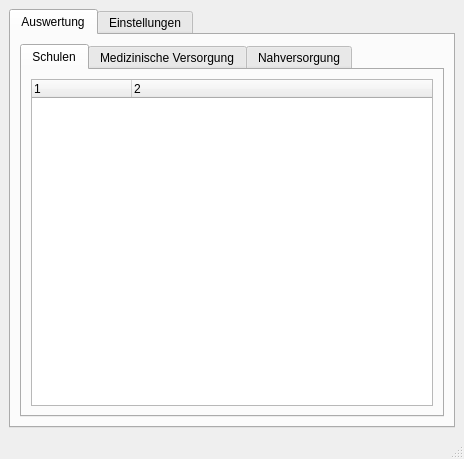
<?xml version="1.0" encoding="UTF-8"?>
<ui version="4.0">
 <class>MainWindow</class>
 <widget class="QMainWindow" name="MainWindow">
  <property name="geometry">
   <rect>
    <x>0</x>
    <y>0</y>
    <width>464</width>
    <height>459</height>
   </rect>
  </property>
  <property name="windowTitle">
   <string>MainWindow</string>
  </property>
  <widget class="QWidget" name="centralwidget">
   <layout class="QVBoxLayout" name="verticalLayout">
    <item>
     <widget class="QTabWidget" name="tabWidget_2">
      <property name="currentIndex">
       <number>0</number>
      </property>
      <widget class="QWidget" name="tab_4">
       <attribute name="title">
        <string>Auswertung</string>
       </attribute>
       <layout class="QVBoxLayout" name="verticalLayout_2">
        <item>
         <widget class="QTabWidget" name="tabWidget">
          <property name="currentIndex">
           <number>0</number>
          </property>
          <widget class="QWidget" name="tab">
           <attribute name="title">
            <string>Schulen</string>
           </attribute>
           <layout class="QGridLayout" name="gridLayout">
            <item row="1" column="0">
             <widget class="QTreeWidget" name="structure_tree">
              <property name="columnCount">
               <number>2</number>
              </property>
              <column>
               <property name="text">
                <string notr="true">1</string>
               </property>
              </column>
              <column>
               <property name="text">
                <string notr="true">2</string>
               </property>
              </column>
             </widget>
            </item>
           </layout>
          </widget>
          <widget class="QWidget" name="tab_3">
           <attribute name="title">
            <string>Medizinische Versorgung</string>
           </attribute>
           <layout class="QGridLayout" name="gridLayout_2">
            <item row="0" column="0">
             <widget class="QTreeWidget" name="structure_tree_2">
              <property name="columnCount">
               <number>2</number>
              </property>
              <column>
               <property name="text">
                <string notr="true">1</string>
               </property>
              </column>
              <column>
               <property name="text">
                <string notr="true">2</string>
               </property>
              </column>
             </widget>
            </item>
           </layout>
          </widget>
          <widget class="QWidget" name="tab_2">
           <attribute name="title">
            <string>Nahversorgung</string>
           </attribute>
           <layout class="QGridLayout" name="gridLayout_3">
            <item row="0" column="0">
             <widget class="QTreeWidget" name="structure_tree_3">
              <property name="columnCount">
               <number>2</number>
              </property>
              <column>
               <property name="text">
                <string notr="true">1</string>
               </property>
              </column>
              <column>
               <property name="text">
                <string notr="true">2</string>
               </property>
              </column>
             </widget>
            </item>
           </layout>
          </widget>
         </widget>
        </item>
       </layout>
      </widget>
      <widget class="QWidget" name="tab_5">
       <attribute name="title">
        <string>Einstellungen</string>
       </attribute>
       <layout class="QGridLayout" name="gridLayout_4">
        <item row="0" column="1">
         <spacer name="horizontalSpacer">
          <property name="orientation">
           <enum>Qt::Horizontal</enum>
          </property>
          <property name="sizeHint" stdset="0">
           <size>
            <width>40</width>
            <height>20</height>
           </size>
          </property>
         </spacer>
        </item>
        <item row="0" column="0">
         <widget class="QGroupBox" name="groupBox_5">
          <property name="title">
           <string>Datenbank</string>
          </property>
          <layout class="QGridLayout" name="gridLayout_5">
           <item row="6" column="4">
            <widget class="QLineEdit" name="port_edit"/>
           </item>
           <item row="0" column="0" colspan="2">
            <widget class="QLabel" name="label_6">
             <property name="text">
              <string>Username</string>
             </property>
            </widget>
           </item>
           <item row="5" column="0" colspan="2">
            <widget class="QLabel" name="label_7">
             <property name="text">
              <string>Host</string>
             </property>
            </widget>
           </item>
           <item row="6" column="0" colspan="4">
            <widget class="QLineEdit" name="host_edit"/>
           </item>
           <item row="0" column="4">
            <widget class="QLabel" name="label_10">
             <property name="text">
              <string>Passwort</string>
             </property>
            </widget>
           </item>
           <item row="9" column="0" colspan="3">
            <widget class="QLineEdit" name="srid_edit"/>
           </item>
           <item row="1" column="0" colspan="4">
            <widget class="QLineEdit" name="user_edit"/>
           </item>
           <item row="5" column="4">
            <widget class="QLabel" name="label_11">
             <property name="text">
              <string>Port</string>
             </property>
            </widget>
           </item>
           <item row="8" column="0" colspan="3">
            <widget class="QLabel" name="label_12">
             <property name="text">
              <string>Projektion (SRID)</string>
             </property>
            </widget>
           </item>
           <item row="9" column="3">
            <spacer name="horizontalSpacer_4">
             <property name="orientation">
              <enum>Qt::Horizontal</enum>
             </property>
             <property name="sizeHint" stdset="0">
              <size>
               <width>40</width>
               <height>20</height>
              </size>
             </property>
            </spacer>
           </item>
           <item row="1" column="4">
            <widget class="QLineEdit" name="pass_edit"/>
           </item>
           <item row="3" column="0" colspan="4">
            <widget class="QLabel" name="label_13">
             <property name="text">
              <string>Datenbank</string>
             </property>
            </widget>
           </item>
           <item row="4" column="0" colspan="4">
            <widget class="QLineEdit" name="db_edit"/>
           </item>
           <item row="7" column="0">
            <spacer name="verticalSpacer_6">
             <property name="orientation">
              <enum>Qt::Vertical</enum>
             </property>
             <property name="sizeType">
              <enum>QSizePolicy::Fixed</enum>
             </property>
             <property name="sizeHint" stdset="0">
              <size>
               <width>20</width>
               <height>10</height>
              </size>
             </property>
            </spacer>
           </item>
           <item row="2" column="0">
            <spacer name="verticalSpacer_5">
             <property name="orientation">
              <enum>Qt::Vertical</enum>
             </property>
             <property name="sizeType">
              <enum>QSizePolicy::Fixed</enum>
             </property>
             <property name="sizeHint" stdset="0">
              <size>
               <width>20</width>
               <height>10</height>
              </size>
             </property>
            </spacer>
           </item>
          </layout>
         </widget>
        </item>
        <item row="1" column="0">
         <spacer name="verticalSpacer">
          <property name="orientation">
           <enum>Qt::Vertical</enum>
          </property>
          <property name="sizeHint" stdset="0">
           <size>
            <width>20</width>
            <height>40</height>
           </size>
          </property>
         </spacer>
        </item>
       </layout>
      </widget>
     </widget>
    </item>
   </layout>
  </widget>
  <widget class="QMenuBar" name="menubar">
   <property name="geometry">
    <rect>
     <x>0</x>
     <y>0</y>
     <width>464</width>
     <height>21</height>
    </rect>
   </property>
  </widget>
  <widget class="QStatusBar" name="statusbar"/>
 </widget>
 <resources/>
 <connections/>
</ui>
